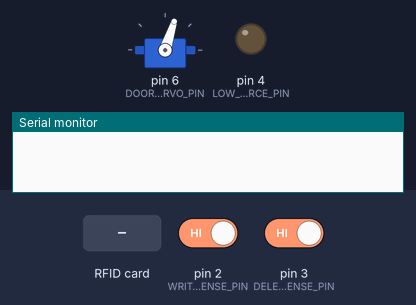
This program was run on a simulated Arduino Uno, built with avr-gcc and run on an emulated ATmega328P. Shown: servo, output pins drawn as LEDs (lit = HIGH), the last lines printed to the serial monitor. Inputs (shaded band) come from the test bench; at power-on: pin 2 (WRITE_MODE_SENSE_PIN) HIGH, pin 3 (DELETE_MODE_SENSE_PIN) HIGH. EEPROM starts erased; pins used as bus, display or sensor lines are not drawn.

Above: at 0.1 s.
At 1.7 s:
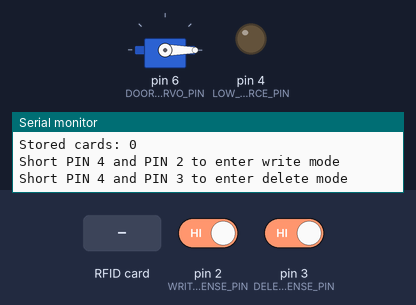
1.8 s: RFID card 5E 7A 19 C4 held to the reader
Timing chart, 0 to 4.8 s (numbered marks = the images above; inputs shaded):
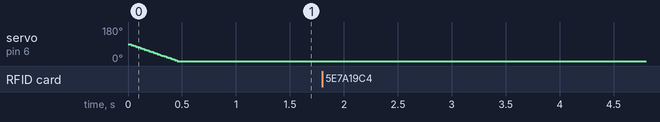

The program:

main.cpp
```cpp
#include <Arduino.h>
#include <EEPROM.h>
#include <MFRC522.h>
#include <SPI.h>
#include <Servo.h>

namespace {

constexpr uint8_t RFID_SS_PIN = 10;
constexpr uint8_t RFID_RST_PIN = 9;
constexpr uint8_t DOOR_SERVO_PIN = 6;
constexpr uint8_t LOW_SOURCE_PIN = 4;
constexpr uint8_t WRITE_MODE_SENSE_PIN = 2;
constexpr uint8_t DELETE_MODE_SENSE_PIN = 3;

constexpr uint8_t SERVO_CLOSED_ANGLE = 0;
constexpr uint8_t SERVO_OPEN_ANGLE = 180;
constexpr uint8_t PULSE_DELTA = 10;
constexpr unsigned long DOOR_OPEN_DURATION_MS = 3000;

constexpr uint16_t EEPROM_MAGIC = 0x5243;
constexpr uint8_t EEPROM_VERSION = 1;
constexpr uint8_t MAX_STORED_CARDS = 20;
constexpr uint8_t MAX_UID_BYTES = 10;

constexpr unsigned long NFC_RESTART_INTERVAL_MS = 2 * 1000UL;

struct CardRecord {
    uint8_t size;
    uint8_t uid[MAX_UID_BYTES];
};

struct CardStorageHeader {
    uint16_t magic;
    uint8_t version;
    uint8_t count;
};

MFRC522 mfrc522(RFID_SS_PIN, RFID_RST_PIN);
Servo doorServo;

CardStorageHeader cardStorageHeader{};
CardRecord storedCardRecords[MAX_STORED_CARDS]{};

bool isDoorOpen = false;
unsigned long doorOpenedAtMs = 0;
unsigned long lastNfcRestartMs = 0;

void printUid(const MFRC522::Uid &uid) {
    for (byte i = 0; i < uid.size; ++i) {
        if (uid.uidByte[i] < 0x10) {
            Serial.print('0');
        }
        Serial.print(uid.uidByte[i], HEX);
        if (i + 1 < uid.size) {
            Serial.print(':');
        }
    }
}

bool sameUid(const MFRC522::Uid &uid, const CardRecord &card) {
    if (uid.size != card.size) {
        return false;
    }
    for (byte i = 0; i < uid.size; ++i) {
        if (uid.uidByte[i] != card.uid[i]) {
            return false;
        }
    }
    return true;
}

void loadStorage() {
    EEPROM.get(0, cardStorageHeader);

    if (cardStorageHeader.magic != EEPROM_MAGIC ||
        cardStorageHeader.version != EEPROM_VERSION ||
        cardStorageHeader.count > MAX_STORED_CARDS) {
        cardStorageHeader.magic = EEPROM_MAGIC;
        cardStorageHeader.version = EEPROM_VERSION;
        cardStorageHeader.count = 0;
        EEPROM.put(0, cardStorageHeader);

        for (uint8_t i = 0; i < MAX_STORED_CARDS; ++i) {
            storedCardRecords[i] = {};
        }
        return;
    }

    const int baseAddress = static_cast<int>(sizeof(cardStorageHeader));
    for (uint8_t i = 0; i < cardStorageHeader.count; ++i) {
        EEPROM.get(baseAddress + static_cast<int>(i) *
                                     static_cast<int>(sizeof(CardRecord)),
                   storedCardRecords[i]);
    }

    for (uint8_t i = cardStorageHeader.count; i < MAX_STORED_CARDS; ++i) {
        storedCardRecords[i] = {};
    }
}

void saveStorage() {
    EEPROM.put(0, cardStorageHeader);

    const int baseAddress = static_cast<int>(sizeof(cardStorageHeader));
    for (uint8_t i = 0; i < cardStorageHeader.count; ++i) {
        EEPROM.put(baseAddress + static_cast<int>(i) *
                                     static_cast<int>(sizeof(CardRecord)),
                   storedCardRecords[i]);
    }
}

int findCardIndex(const MFRC522::Uid &uid) {
    for (uint8_t i = 0; i < cardStorageHeader.count; ++i) {
        if (sameUid(uid, storedCardRecords[i])) {
            return static_cast<int>(i);
        }
    }
    return -1;
}

bool addCard(const MFRC522::Uid &uid) {
    if (uid.size == 0 || uid.size > MAX_UID_BYTES) {
        return false;
    }

    if (findCardIndex(uid) >= 0) {
        return true;
    }

    if (cardStorageHeader.count >= MAX_STORED_CARDS) {
        return false;
    }

    CardRecord &slot = storedCardRecords[cardStorageHeader.count];
    slot = {};
    slot.size = uid.size;
    for (byte i = 0; i < uid.size; ++i) {
        slot.uid[i] = uid.uidByte[i];
    }

    cardStorageHeader.count++;
    saveStorage();
    return true;
}

bool deleteCard(const MFRC522::Uid &uid) {
    const int index = findCardIndex(uid);
    if (index < 0) {
        return false;
    }

    for (int i = index; i < static_cast<int>(cardStorageHeader.count) - 1;
         ++i) {
        storedCardRecords[i] = storedCardRecords[i + 1];
    }

    storedCardRecords[cardStorageHeader.count - 1] = {};
    cardStorageHeader.count--;
    saveStorage();
    return true;
}

bool isWriteModeEnabled() { return digitalRead(WRITE_MODE_SENSE_PIN) == LOW; }

bool isDeleteModeEnabled() { return digitalRead(DELETE_MODE_SENSE_PIN) == LOW; }

void smoothMoveServo(uint8_t target) {
    const uint8_t current = doorServo.read();
    const int8_t step = (target > current) ? 2 : -2;

    for (int angle = current; angle != target; angle += step) {
        if ((step > 0 && angle >= static_cast<int>(target)) ||
            (step < 0 && angle <= static_cast<int>(target))) {
            break;
        }
        doorServo.write(static_cast<uint8_t>(angle));
        delay(10);
    }
    doorServo.write(target);
}

void lockDoor() {
    smoothMoveServo(SERVO_CLOSED_ANGLE);
    isDoorOpen = false;
    doorOpenedAtMs = 0;
}

void unlockDoor() {
    smoothMoveServo(SERVO_OPEN_ANGLE);
    isDoorOpen = true;
    doorOpenedAtMs = millis();
}

void pulseServoReaction() {
    const uint8_t originalAngle = doorServo.read();
    const uint8_t pulseTarget = (originalAngle + PULSE_DELTA <= 180)
                                    ? originalAngle + PULSE_DELTA
                                    : originalAngle - PULSE_DELTA;

    smoothMoveServo(pulseTarget);
    delay(50);
    smoothMoveServo(originalAngle);
}

void handleDoorTimer() {
    if (isDoorOpen && millis() - doorOpenedAtMs >= DOOR_OPEN_DURATION_MS) {
        lockDoor();
        Serial.println(F("Door locked"));
    }
}

/// MFRC522 can occasionally get into a bad state where it stops responding to
/// new cards until reset. Especially when cable connection is not very stable.
/// To mitigate this, we periodically restart the MFRC522 module.
void handleNfcRestart() {
    if (millis() - lastNfcRestartMs >= NFC_RESTART_INTERVAL_MS) {
        SPI.end();
        SPI.begin();
        mfrc522.PCD_Init();
        lastNfcRestartMs = millis();
        Serial.println(F("NFC module restarted"));
    }
}

void processCard() {
    if (!mfrc522.PICC_IsNewCardPresent() || !mfrc522.PICC_ReadCardSerial()) {
        return;
    }

    Serial.print(F("Card UID: "));
    printUid(mfrc522.uid);
    Serial.println();

    if (isWriteModeEnabled()) {
        if (addCard(mfrc522.uid)) {
            Serial.println(F("Card stored in EEPROM"));
            pulseServoReaction();
        } else {
            Serial.println(
                F("Failed to store card (memory full or invalid UID)"));
        }
    } else if (isDeleteModeEnabled()) {
        if (deleteCard(mfrc522.uid)) {
            Serial.println(F("Card deleted from EEPROM"));
            pulseServoReaction();
        } else {
            Serial.println(F("Card not found"));
        }
    } else {
        const int index = findCardIndex(mfrc522.uid);
        if (index >= 0) {
            Serial.print(F("Access granted, slot #"));
            Serial.println(index + 1);
            unlockDoor();
        } else {
            Serial.println(F("Access denied"));
        }
    }

    mfrc522.PICC_HaltA();
    mfrc522.PCD_StopCrypto1();
    delay(300);
}

} // namespace

void setup() {
    Serial.begin(115200);

    pinMode(LOW_SOURCE_PIN, OUTPUT);
    digitalWrite(LOW_SOURCE_PIN, LOW);
    pinMode(WRITE_MODE_SENSE_PIN, INPUT_PULLUP);
    pinMode(DELETE_MODE_SENSE_PIN, INPUT_PULLUP);

    doorServo.attach(DOOR_SERVO_PIN);
    lockDoor();

    SPI.begin();
    mfrc522.PCD_Init();
    lastNfcRestartMs = millis();

    loadStorage();

    Serial.println(F("NFC access controller ready"));
    Serial.print(F("Stored cards: "));
    Serial.println(cardStorageHeader.count);
    Serial.println(F("Short PIN 4 and PIN 2 to enter write mode"));
    Serial.println(F("Short PIN 4 and PIN 3 to enter delete mode"));
}

void loop() {
    handleDoorTimer();
    handleNfcRestart();
    processCard();
}
```
